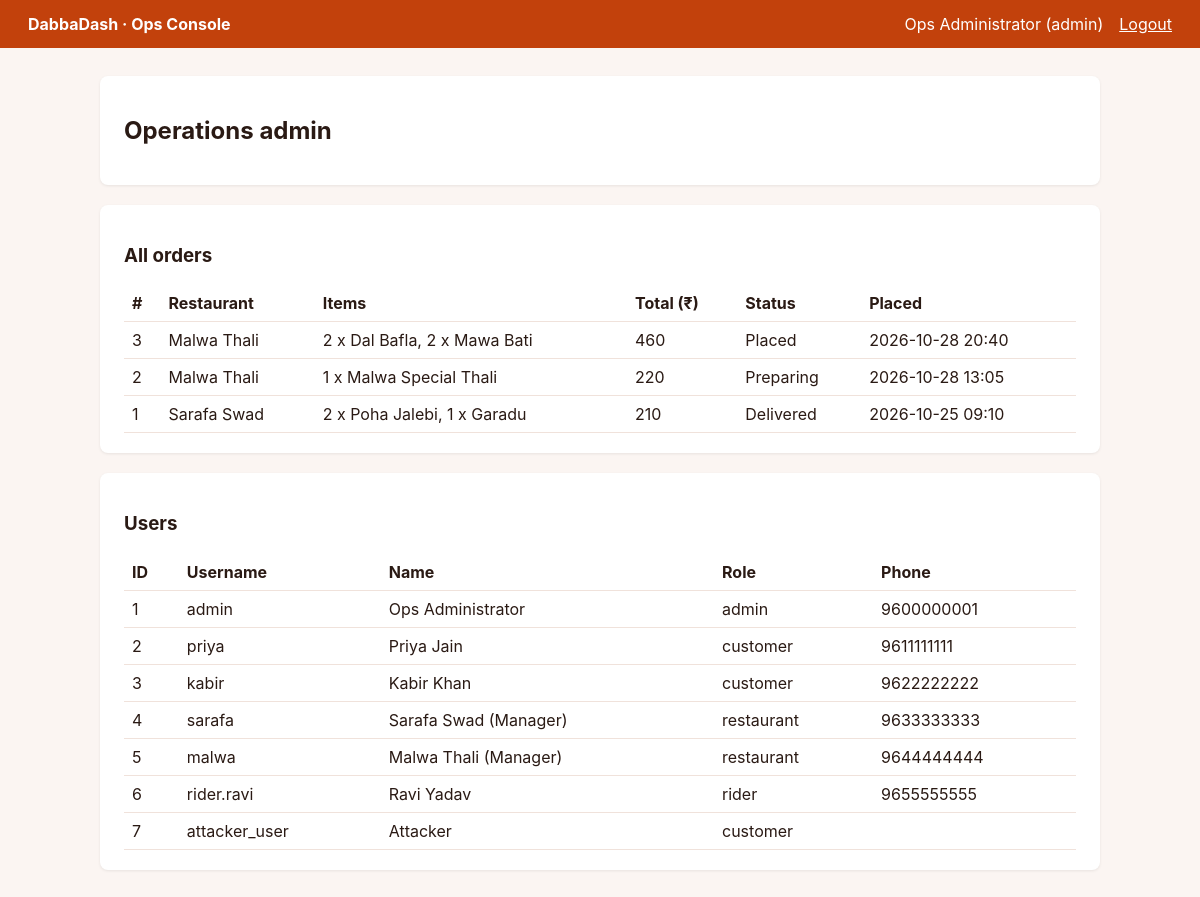
Page /admin (signed in) on the earlier database version.
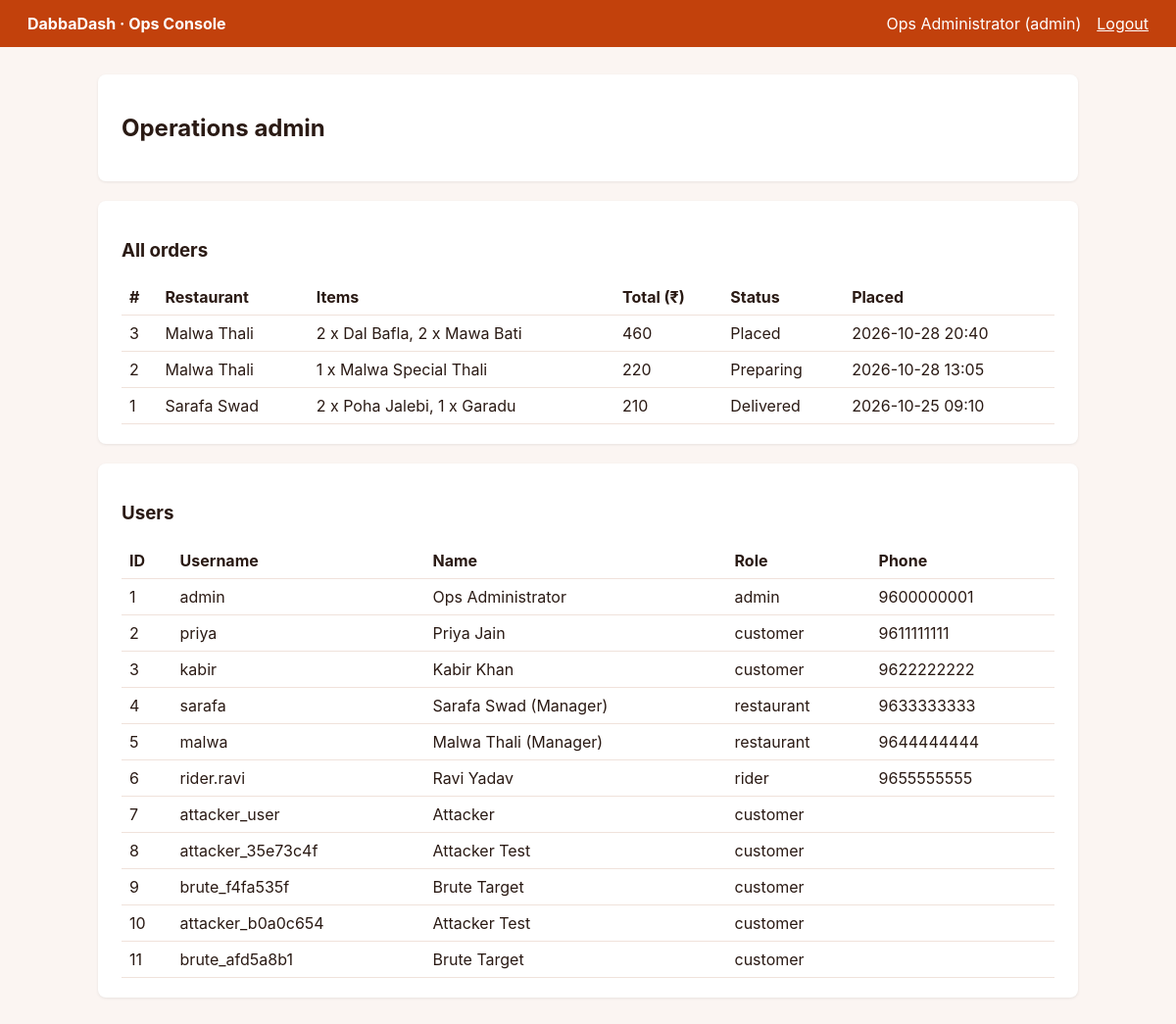
Same page on the later database version.
### tables this page shows
CREATE TABLE users (
        id INTEGER PRIMARY KEY AUTOINCREMENT,
        username TEXT UNIQUE NOT NULL,
        password TEXT NOT NULL,
        full_name TEXT NOT NULL,
        role TEXT NOT NULL DEFAULT 'customer',   -- customer | restaurant | rider | admin
        phone TEXT,
        address TEXT,
        restaurant_id INTEGER                     -- set for restaurant staff
    , mfa_secret TEXT, mfa_enabled INTEGER DEFAULT 0, last_totp_code TEXT);

CREATE TABLE orders (
        id INTEGER PRIMARY KEY AUTOINCREMENT,
        customer_id INTEGER NOT NULL,
        restaurant_id INTEGER NOT NULL,
        rider_id INTEGER,
        items TEXT NOT NULL,
        total INTEGER NOT NULL,
        delivery_note TEXT,
        status TEXT DEFAULT 'Placed',   -- Placed | Preparing | Ready | Picked up | Delivered
        created_at TEXT NOT NULL
    );

CREATE TABLE restaurants (
        id INTEGER PRIMARY KEY AUTOINCREMENT,
        name TEXT NOT NULL,
        area TEXT
    );

### app.py (the view)
        def inner(*args, **kwargs):
            user = current_user()
            if not user:
                return redirect(url_for("login"))
            if role and user["role"] != role:
                log_access_denied(user["id"], user["role"], request.path, "role_mismatch")
                return render_template("error.html", msg="Access denied"), 403
            return fn(*args, **kwargs)

### app.py (called while the page is built)
@app.after_request
def apply_security_headers(response):
    response.headers["Content-Security-Policy"] = (
        "default-src 'self'; "
        "style-src 'self' 'unsafe-inline'; "
        "img-src 'self' data:; "
        "frame-ancestors 'none';"
    )
    response.headers["X-Content-Type-Options"] = "nosniff"
    response.headers["X-Frame-Options"] = "DENY"
    response.headers["Referrer-Policy"] = "strict-origin-when-cross-origin"
    response.headers["Permissions-Policy"] = "geolocation=(), camera=(), microphone=()"
    return response

def get_db():
    if "db" not in g:
        g.db = sqlite3.connect(DB_PATH)
        g.db.row_factory = sqlite3.Row
    return g.db

@app.before_request
def enforce_idle_timeout():
    if "user_id" in session:
        now = datetime.now().timestamp()
        last_active = session.get("_last_active")
        if last_active and (now - last_active > IDLE_TIMEOUT_SECONDS):
            session.clear()
            if request.path.startswith("/api/"):
                return jsonify({"error": "session expired due to inactivity"}), 401
            return redirect(url_for("login", msg="Your session has expired due to inactivity. Please log in again."))
        session["_last_active"] = now

def get_csrf_token():
    if "_csrf_token" not in session:
        session["_csrf_token"] = secrets.token_hex(16)
    return session["_csrf_token"]

@app.context_processor
def inject_csrf_token():
    return {"csrf_token": get_csrf_token()}

def current_user():
    if "user_id" not in session:
        return None
    u = get_db().execute("SELECT id, username, full_name, role, restaurant_id FROM users WHERE id=?",
                         (session["user_id"],)).fetchone()
    if not u:
        session.clear()
        return None
    return {"id": u["id"], "username": u["username"], "name": u["full_name"],
            "role": u["role"], "restaurant_id": u["restaurant_id"]}

def login_required(role=None):
    def wrap(fn):
        def inner(*args, **kwargs):
            user = current_user()
            if not user:
                return redirect(url_for("login"))
            if role and user["role"] != role:
                log_access_denied(user["id"], user["role"], request.path, "role_mismatch")
                return render_template("error.html", msg="Access denied"), 403
            return fn(*args, **kwargs)
        inner.__name__ = fn.__name__
        return inner
    return wrap

### templates/admin.html
{% extends "base.html" %}{% block body %}
<div class="card"><h2>Operations admin</h2></div>
<div class="card"><h3>All orders</h3>
<table><tr><th>#</th><th>Restaurant</th><th>Items</th><th>Total (&#8377;)</th><th>Status</th><th>Placed</th></tr>
{% for o in orders %}<tr><td>{{ o.id }}</td><td>{{ o.restaurant }}</td><td>{{ o.items }}</td><td>{{ o.total }}</td><td>{{ o.status }}</td><td>{{ o.created_at }}</td></tr>{% endfor %}</table></div>
<div class="card"><h3>Users</h3>
<table><tr><th>ID</th><th>Username</th><th>Name</th><th>Role</th><th>Phone</th></tr>
{% for u in users %}<tr><td>{{ u.id }}</td><td>{{ u.username }}</td><td>{{ u.full_name }}</td><td>{{ u.role }}</td><td>{{ u.phone }}</td></tr>{% endfor %}
</table></div>{% endblock %}

### templates/base.html (shortened to what this page needs)
<!doctype html>
<html><head><meta charset="utf-8"><title>DabbaDash Console</title>
</head><body>
<header><strong>DabbaDash &middot; Ops Console</strong>
<span>{% if user %}{{ user.name }} ({{ user.role }})<a href="/logout">Logout</a>{% endif %}</span></header>
<main>{% block body %}{% endblock %}</main>
</body></html>

### templates/base.html (style rules this page uses)
body { font-family:-apple-system,Segoe UI,Arial,sans-serif;margin:0;background:#fbf5f2;color:#2a1a14 }
header { background:#c2410c;color:#fff;padding:14px 28px;display:flex;justify-content:space-between;align-items:center }
header a { color:#fff;margin-left:16px }
main { max-width:1000px;margin:28px auto;padding:0 16px }
.card { background:#fff;border-radius:8px;padding:20px 24px;margin-bottom:20px;box-shadow:0 1px 3px rgba(0,0,0,.08) }
table { width:100%;border-collapse:collapse }
th,td { text-align:left;padding:8px;border-bottom:1px solid #f0e2db;vertical-align:top }

Differences in the rows shown:
added users: id "8", username "attacker_35e73c4f", full_name "Attacker Test", role "customer"
added users: id "9", username "brute_f4fa535f", full_name "Brute Target", role "customer"
added users: id "10", username "attacker_b0a0c654", full_name "Attacker Test", role "customer"
added users: id "11", username "brute_afd5a8b1", full_name "Brute Target", role "customer"
